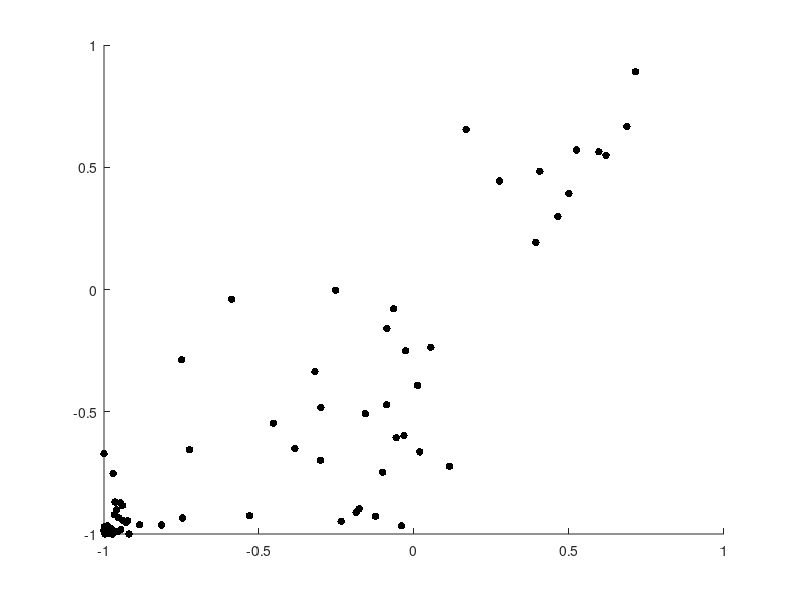

Recreate this plot in MATLAB. (Note: this script raises an error after producing the figure.)
load fig1c

x = reshape(diffDay1,[],1);
y = reshape(diffDay2,[],1);
xnan = isnan(x);
ynan = isnan(y);
x = x(~xnan & ~ynan);
y = y(~xnan & ~ynan);

figure;
set(gcf,'color','w')
scatter(x,y,30,[0 0 0],'filled')
hold on

r2 = calc.benFit(x,y,'degree',1,'showLine',1)
[r,p] = corr(x,y)
sum(~isnan(x))

set(gca,'box','off','fontsize',14,'fontweight','bold')
xlabel('Subfield rate change BL-CNO 1','fontsize',14,'fontweight','bold')
ylabel('Subfield rate change BL-CNO2','fontsize',14,'fontweight','bold')
xlim([-1 1])
ylim([-1 1])
text(-0.95,0.95,sprintf('hM3: r = %.2f, p = %.1e',r, p),'color','k','fontweight','bold','fontsize',14) 

%%
figure;
expAll = randAll;

ratesBL1 = reshape(expAll(:,:,1),[],1);
ratesCNO1 = reshape(expAll(:,:,2),[],1);

diffDay1 = (ratesCNO1 - ratesBL1) ./ (ratesCNO1 + ratesBL1);

ratesBL2 = reshape(expAll(:,:,3),[],1);
ratesCNO2 = reshape(expAll(:,:,4),[],1);

diffDay2 = (ratesCNO2 - ratesBL2) ./ (ratesCNO2 + ratesBL2);
x = reshape(diffDay1,[],1);
y = reshape(diffDay2,[],1);
xnan = isnan(x);
ynan = isnan(y);
x = x(~xnan & ~ynan);
y = y(~xnan & ~ynan);

set(gcf,'color','w')
scatter(x,y,30,[189/255 189/255 189/255],'filled')
hold on

r2 = calc.benFit(x,y,'degree',1,'showLine',1) %Need to go in the function to change the line color
[r,p] = corr(x,y)
sum(~isnan(x))

set(gca,'box','off','fontsize',14,'fontweight','bold')
xlabel(' grid subfield rate BL-CNO 1','fontsize',14,'fontweight','bold')
ylabel(' grid subfield rate BL-CNO2','fontsize',14,'fontweight','bold')
% axis square
xlim([-1 1])
ylim([-1 1])

text(-0.95,0.85,sprintf('Shuffled: r = %.2f, p = %.1e',r, p),'color','#969696','fontweight','bold','fontsize',14)
